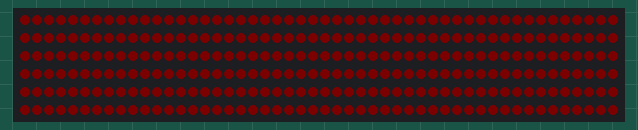
A sketch run on a simulated ESP32. Parts: 300 RGB LEDs in strip order, left to right, continuing on the next row. Dim RGB values are drawn brighter than linear; what the sketch prints to the serial monitor is not drawn.

Above: at 0.1 s.
At 5.2 s:
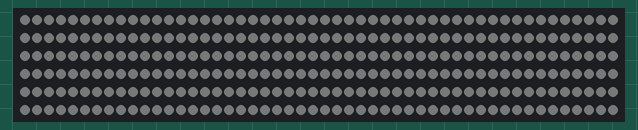

The sketch:

All_white.ino
```cpp
#include <FastLED.h>

#define NUM_LEDS 300
#define LED_TYPE WS2812B
#define COLOR_ORDER GRB //Might need to change to GRB
#define DATA_PIN 25 //Also up to change

CRGB leds[NUM_LEDS];
int pi = 0;
int color = 0;
int s = 100;
int timer;
int turn;
bool forward = true;
void setup() {
  // put your setup code here, to run once:
  FastLED.addLeds<LED_TYPE, DATA_PIN, COLOR_ORDER>(leds, NUM_LEDS);
  FastLED.setBrightness(255);
  Serial.begin(115200);
}

void loop() {
  // put your main code here, to run repeatedly:
  if (timer % 5000 == 0){
    if (turn == 0){
      Serial.print("0");
      fill_solid(leds, NUM_LEDS, CRGB(3,0,0));
      FastLED.show();
      turn = 1;
    }
    else if (turn == 1){
      Serial.print("1");
      fill_solid(leds, NUM_LEDS, CRGB(2,2,2));
      FastLED.show();
      turn = 0;
    }
    else if (turn == 2){
      Serial.print("2");
      fill_solid(leds, NUM_LEDS, CRGB(0,0,128));
      FastLED.show();
      turn = 0;
    }
  }
  timer++;
  delay(1);
}

void inc_pixel(){
  if (forward){
    pi+=5;
    if (pi >= NUM_LEDS){
      pi = 255;
      forward = false;
    }
  }
  else{
    pi-=5;
    if (pi <= 0){
      pi = 0;
      forward = true;
    }
  }

}
```

Measured:
- what the display in image 1 shows lasts 5.1 s, from 5.1 s to 10.2 s
